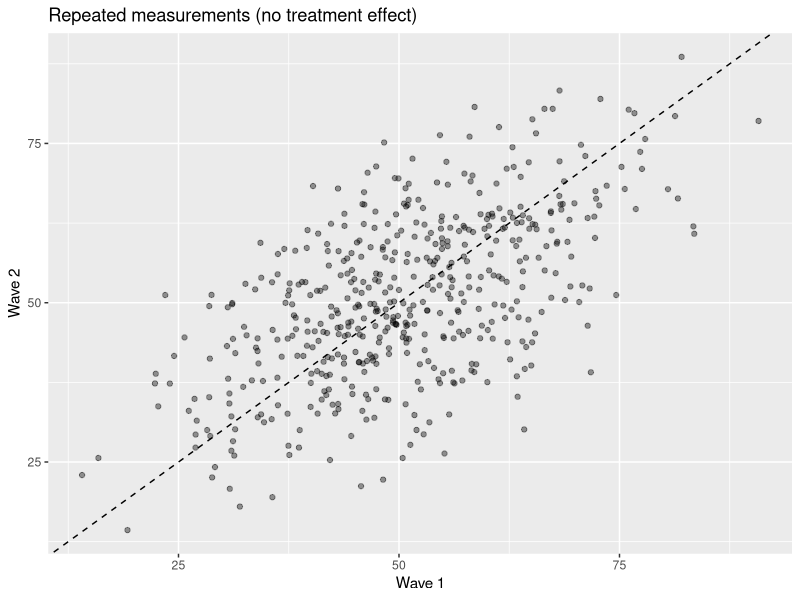

The R script that drew this image:
## ---- chunk 1
knitr::opts_chunk$set(echo = TRUE, message = FALSE, warning = FALSE)
library(tidyverse)
## ---- chunk 2
set.seed(321)
n <- 500
stable_support <- rnorm(n, mean = 50, sd = 10)

sim <- tibble(
  wave1 = stable_support + rnorm(n, 0, 8),
  wave2 = stable_support + rnorm(n, 0, 8)
)

ggplot(sim, aes(x = wave1, y = wave2)) +
  geom_point(alpha = 0.4) +
  geom_abline(slope = 1, intercept = 0, linetype = 2) +
  labs(
    title = "Repeated measurements (no treatment effect)",
    x = "Wave 1",
    y = "Wave 2"
  )
